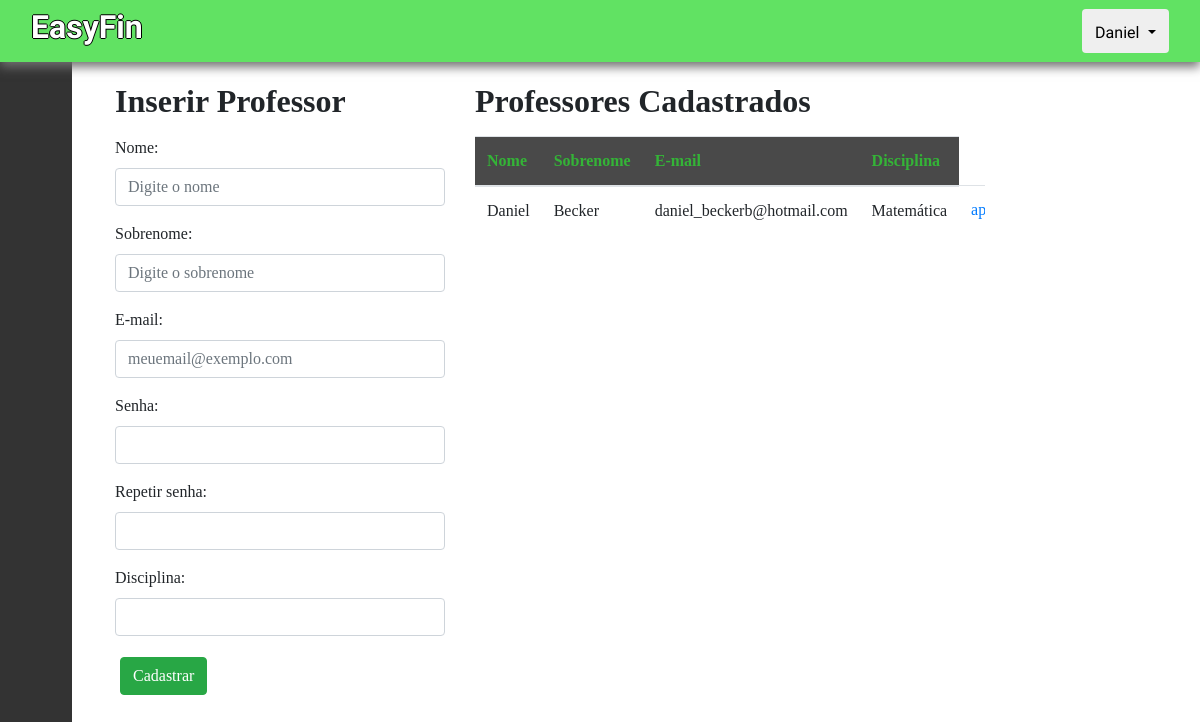
The page /professores (signed in) on the database as committed earlier.
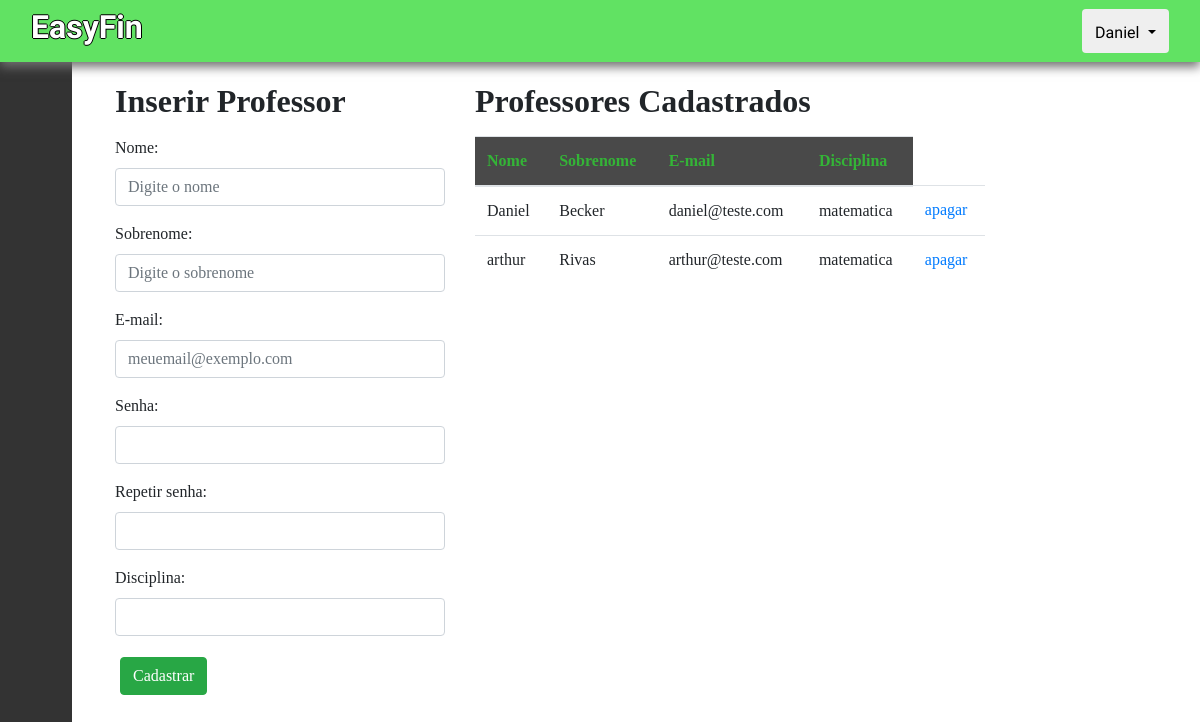
The same page on the database as committed later.
### app/models/tables.py (models this page shows, shortened)
class Professor(db.Model):
    __tablename__ = "professores"
    id = db.Column(db.Integer, primary_key=True)
    email = db.Column(db.String, unique=True)
    nome = db.Column(db.String)
    sobrenome = db.Column(db.String)
    password = db.Column(db.String)
    disciplina = db.Column(db.String)
    @property
    def is_authenticated(self):
        return True

### app/controllers/default.py (the view, shortened to what this page needs)
@app.route("/professores", methods=["POST", "GET"])
def professores():
    form = addProfessor()
    professores = Professor.query.all()
    return render_template('professores.html', professores=professores, form=form)

### app/models/forms.py
class addProfessor(FlaskForm):
    nome = StringField("nome", validators=[DataRequired()])
    sobrenome = StringField("nome", validators=[DataRequired()])
    email = StringField("email", validators=[DataRequired(), Email(message="E-mail inválido.")])
    password = PasswordField("password", validators=[DataRequired(), EqualTo('confirm', message='As senhas não coincidem!')])
    confirm = PasswordField('Repeat Password', validators=[DataRequired()])
    disciplina = StringField("disciplina", validators=[DataRequired()])

### app/models/tables.py (called while the page is built)
@login_manager.user_loader
def load_user(id):
    return Professor.query.filter_by(id=id).first()

### app/templates/professores.html (shortened to what this page needs)
{% extends 'logged-base.html' %}
{% block contect %}
<div class="row">
    <div class="col-lg-4">
        <h2 class="subTitulo">Inserir Professor</h2>
        <form action="" method="POST">
            <div class="form-group">
                <label>Nome:</label>
                {{ form.nome(class="form-control stringInput", placeholder="Digite o nome", id="nome") }}
            </div>
            <div class="form-group">
                <label>Sobrenome:</label>
                {{ form.sobrenome(class="form-control stringInput", placeholder="Digite o sobrenome", id="sobrenome") }}
            </div>
            <div class="form-group">
                <label>E-mail:</label>
                {{ form.email(class="form-control stringInput", placeholder="meuemail@exemplo.com", id="email") }}
            </div>
            <div class="form-group">
                <label>Senha:</label>
                {{ form.password(class="form-control stringInput", id="password") }}
            </div>
            <div class="form-group">
                <label>Repetir senha:</label>
                {{ form.confirm(class="form-control stringInput", id="password") }}
            </div>
            <div class="form-group">
                <label>Disciplina:</label>
                {{ form.disciplina(class="form-control stringInput", id="disciplina") }}
            </div>
            <button type="submit" class="btn btn-success tn-default btnMargins" id="submit" >Cadastrar</button>
        </form>
    </div>
    <div class="col-lg-6">
        <h2 class="subTitulo coluna2">Professores Cadastrados</h2>
        <div class="table-responsive">
            <table class="table" id="rowTable">
                <thead>
                    <tr>
                        <th scope="col">Nome</th>
                        <th scope="col">Sobrenome</th>
                        <th scope="col">E-mail</th>
                        <th scope="col">Disciplina</th>
                    </tr>
                </thead>
                <tbody>
                    {% for professor in professores %}
                    <tr>
                        <td>{{ professor.nome }}</td>
                        <td>{{ professor.sobrenome }}</td>
                        <td>{{ professor.email }}</td>
                        <td>{{ professor.disciplina }}</td>
                        <td><a href="apagar/{{professor.id}} ">apagar</a></td>
                    </tr>
                    {% endfor %}
                </tbody>
            </table>
        </div>
    </div>
</div>
</div>
{% endblock %}

### app/templates/logged-base.html (shortened to what this page needs)
<!DOCTYPE html><html lang="pt-br">
<head>
    <link rel=stylesheet type=text/css href="{{ url_for('static', filename='css/homebase.css') }}">
    <link rel=stylesheet type=text/css href="{{ url_for('static', filename='css/bootstrap.min.css') }}">
    </head>
{% if current_user.is_authenticated %}
<link rel=stylesheet type=text/css href="{{ url_for('static', filename='css/sidebar.css') }}">
<link rel="stylesheet" href="https://cdn.materialdesignicons.com/4.9.95/css/materialdesignicons.min.css"/>
<body class="corpo">
    <nav class="navbar navPrincipal">
        <div class="container-fluid">
          <h2 class="tituloPrincipal">EasyFin</h2>
          <div class="btn-group">
              <button type="button" class="btn btn-default dropdown-toggle" data-bs-toggle="dropdown" aria-expanded="false" data-toggle="dropdown">
                  <span class="glyphicon glyphicon-user userFont">{{ current_user.nome }}</span>
              </button>
          </div>
      </div>
    </nav>
        <aside class="sidebar">
			<nav>
				<ul class="sidebar__nav">
					<li>
						<a href="{{ url_for('dashboard') }}" class="sidebar__nav__link">
						</a>
					</li>
					<li>
						<a href="{{ url_for('professores') }}" class="sidebar__nav__link">
						</a>
					</li>
					<li>
						<a href="{{ url_for('alunos') }}" class="sidebar__nav__link">
						</a>
					</li>
					<li>
						<a href="{{ url_for('noticias') }}" class="sidebar__nav__link">
						</a>
					</li>
					<li>
						<a href="{{ url_for('questoes') }}" class="sidebar__nav__link">
						</a>
					</li>
					<li>
						<a href="{{ url_for('configuracoes') }}" class="sidebar__nav__link">
						</a>
					</li>
				</ul>
			</nav>
		</aside>
			<main class="main">
				<div id="page-content-wrapper">
					<div class="container-fluid">
						{% block contect %}
						{% endblock %}
					</div>
		</main>
</body>
{% endif %}

### app/static/css/homebase.css (style rules this page uses)
:root { --sidebar-width: 4.5em; }
.tituloPrincipal { font-family: 'Kanit', 'sans-serif'; font-weight:700; color: white; text-shadow: -1px 0 black, 0 1px black, 1px 0 black, 0 -1px black; }
.subTitulo { margin-bottom: 15px; font-weight: bold; }
.navPrincipal { background-color: #61e263; font-size: 35px; padding: 5px; box-shadow: 0px 5px 10px 0px #707070; z-index:999; }
.main { font-family: 'Noto Sans JP', 'sans-serif'; margin: 20px; }
.userFont { font-family: 'Kanit', 'sans-serif'; }
.btnMargins { margin: 5px; }
thead { background-color: rgb(73, 73, 73); color: #34b437; }
a:link { text-decoration: none !important; }
@media (min-width: 572px) { .main { margin-left: 100px; } }

### app/static/css/sidebar.css (style rules this page uses)
.sidebar { background-color: #333; position: fixed; transition: width 0.2s ease; z-index:100; }
#page-content-wrapper { margin: 15px auto; position: relative; }
.sidebar nav { height: 100%; }
.sidebar .sidebar__nav { display: flex; height: 100%; list-style: none; margin: 0; padding: 0; }
.sidebar .sidebar__nav .sidebar__nav__link { align-items: center; color: #bbb; display: flex; padding-left: 20px; text-decoration: none; transition: color 0.2s ease, background-color 0.2s ease; font-family: 'Kanit', 'sans-serif'; }
@media (min-width: 572px) { .sidebar { margin-top: -62px; height: 100vh; left: 0; width: var(--sidebar-width); } }
@media (min-width: 572px) { .sidebar .sidebar__nav { flex-direction: column; } }
@media (min-width: 572px) { .sidebar .sidebar__nav li:last-child { margin-top: auto; padding-bottom: 60px; } }
@media (min-width: 572px) { .sidebar .sidebar__nav li:first-child { margin-top: 60px; } }
@media (min-width: 572px) { .sidebar .sidebar__nav .sidebar__nav__link { padding: 1em; } }

Rows that differ between the two databases and show on the page:
changed Professor "Daniel": email "daniel_beckerb@hotmail.com" → "daniel@teste.com"; disciplina "Matemática" → "matematica"
added Professor: nome "arthur", sobrenome "Rivas", email "arthur@teste.com", disciplina "matematica"
